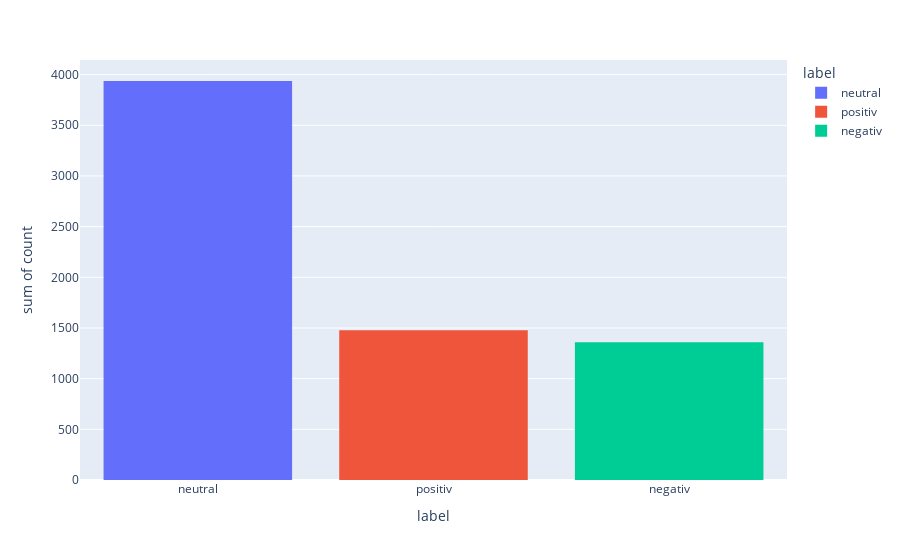

Source (notebook cell):
### Code cell
genre_df = pd.DataFrame({'label':['neutral', 'positiv', 'negativ'],'count':[3937, 1478, 1358]})
fig = px.histogram(genre_df,x = 'label',y = 'count',color = 'label')
fig.show()

### Figure 1 — Plotly figure (JSON) as saved in the notebook; plotly's stock layout.template omitted (floating-point values rounded to 4 significant figures)
{"data": [{"alignmentgroup": "True", "bingroup": "x", "histfunc": "sum", "hovertemplate": "label=%{x}<br>sum of count=%{y}<extra></extra>", "legendgroup": "neutral", "marker": {"color": "#636efa", "pattern": {"shape": ""}}, "name": "neutral", "offsetgroup": "neutral", "orientation": "v", "showlegend": true, "type": "histogram", "x": ["neutral"], "xaxis": "x", "y": [3937], "yaxis": "y"}, {"alignmentgroup": "True", "bingroup": "x", "histfunc": "sum", "hovertemplate": "label=%{x}<br>sum of count=%{y}<extra></extra>", "legendgroup": "positiv", "marker": {"color": "#EF553B", "pattern": {"shape": ""}}, "name": "positiv", "offsetgroup": "positiv", "orientation": "v", "showlegend": true, "type": "histogram", "x": ["positiv"], "xaxis": "x", "y": [1478], "yaxis": "y"}, {"alignmentgroup": "True", "bingroup": "x", "histfunc": "sum", "hovertemplate": "label=%{x}<br>sum of count=%{y}<extra></extra>", "legendgroup": "negativ", "marker": {"color": "#00cc96", "pattern": {"shape": ""}}, "name": "negativ", "offsetgroup": "negativ", "orientation": "v", "showlegend": true, "type": "histogram", "x": ["negativ"], "xaxis": "x", "y": [1358], "yaxis": "y"}], "layout": {"barmode": "relative", "legend": {"title": {"text": "label"}, "tracegroupgap": 0}, "margin": {"t": 60}, "xaxis": {"anchor": "y", "categoryarray": ["neutral", "positiv", "negativ"], "categoryorder": "array", "domain": [0, 1], "title": {"text": "label"}}, "yaxis": {"anchor": "x", "domain": [0, 1], "title": {"text": "sum of count"}}}}
